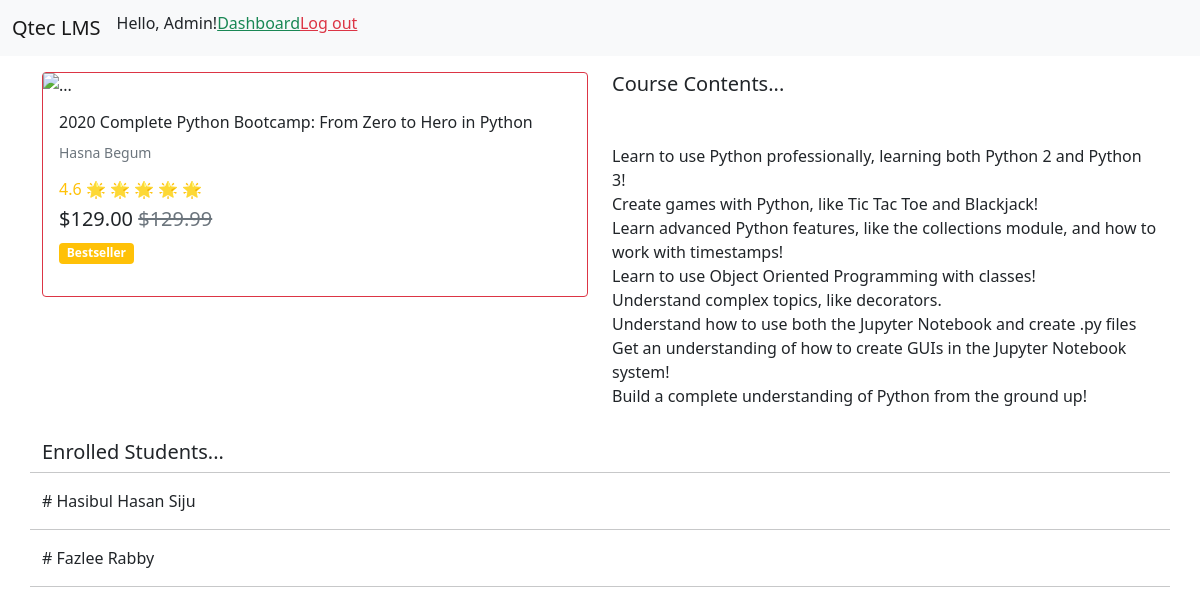
The app's page /course/1 (signed in) with its own data.
### core/models.py (models this page shows, shortened)
class Course(models.Model):
    title = models.CharField(max_length=200)
    cost = models.DecimalField(max_digits=5, decimal_places=2)
    contents = models.TextField(max_length=1000, blank=True)
    students = models.ManyToManyField(
        Student, blank=True, through='Enrollment')
    teacher = models.ForeignKey(Teacher, null=True, on_delete=models.CASCADE)

class Teacher(models.Model):
    user = models.OneToOneField(User, null=True, on_delete=models.CASCADE)
    name = models.CharField(max_length=200)
    def __str__(self):
        return self.name

class Student(models.Model):
    user = models.OneToOneField(User, null=True, on_delete=models.CASCADE)
    name = models.CharField(max_length=200)

### core/views.py (the view)
# urls.py: path('course/<str:pk>', views.course_detail),
def course_detail(request, pk):
    course = Course.objects.get(id=pk)
    students = course.students.all()
    print(request.user)
    try:
        if request.user.student:
            not_student = False
            hasib = Student.objects.get(pk=request.user.student.id)
            try:
                if hasib.course_set.get(id=pk):
                    enrolled = True
                else:
                    enrolled = False
            except Course.DoesNotExist:
                enrolled = False
    except AttributeError:
        enrolled = False
        not_student = True
    context = {'course': course, 'students': students,
               'not_student': not_student, 'enrolled': enrolled}
    return render(request, 'core/course_detail.html', context)

### core/templates/core/course_detail.html (shortened to what this page needs)
{% extends 'core/base.html' %} {% block content %}
<div class="row">
  <div class="col">
    <div class="card border-danger">
      <img
        src="https://img-b.udemycdn.com/course/240x135/567828_67d0.jpg?secure=QJrwzi_5KvxLoqUXNJdCKQ%3D%3D%2C1604217487"
        alt="..."
        width="300px"
      />
      <div class="card-body">
        <h6 class="card-title">{{course.title}}</h6>
        <p class="text-secondary"><small>{{course.teacher}}</small></p>
        <h6 class="text-warning">4.6 🌟 🌟 🌟 🌟 🌟</h6>
        <h5>
          ${{course.cost}}
          <span class="text-secondary"><del>$129.99</del></span>
        </h5>
        <span class="badge bg-warning mb-3">Bestseller</span><br />
      </div>
    </div>
  </div>
  <div class="col">
    <h5 class="mb-5">Course Contents...</h5>
    <p>{{course.contents|linebreaks}}</p>
  </div>
</div>
<div class="row mt-3">
  <h5>Enrolled Students...</h5>
  <hr />
  {% for student in students %}
  <p># {{student.name}}</p>
  <hr />
  {%endfor%}
</div>
{% endblock content %}

### records on screen
Course: title "2020 Complete Python Bootcamp: From Zero to Hero in Python", teacher "Hasna Begum", cost "129.00", contents "Learn to use Python professionally, learning both Python 2 and Python 3! Create games with Python, like Tic Tac Toe and Blackjack! Learn advanced Python features, like the collections module, and how to work with timestamps! Learn to use Object Oriented Programming with classes! Understand complex topics, like decorators. Understand how to use both the Jupyter Notebook and create .py files Get an understanding of how to create GUIs in the Jupyter Notebook system! Build a complete understanding of Python from the ground up!"
Student: name "Hasibul Hasan Siju"
Student: name "Fazlee Rabby"
